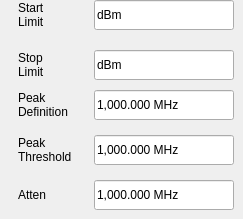
    <widget class="QWidget" name="page_2">
     <widget class="SA_LineEdit" name="LedAtten">
      <property name="geometry">
       <rect>
        <x>94</x>
        <y>180</y>
        <width>140</width>
        <height>30</height>
       </rect>
      </property>
      <property name="text">
       <string>1,000.000 MHz</string>
      </property>
      <property name="readOnly">
       <bool>true</bool>
      </property>
     </widget>
     <widget class="QLabel" name="label_13">
      <property name="geometry">
       <rect>
        <x>18</x>
        <y>135</y>
        <width>68</width>
        <height>30</height>
       </rect>
      </property>
      <property name="text">
       <string>Peak
Threshold</string>
      </property>
     </widget>
     <widget class="QLabel" name="label_10">
      <property name="geometry">
       <rect>
        <x>18</x>
        <y>90</y>
        <width>68</width>
        <height>30</height>
       </rect>
      </property>
      <property name="text">
       <string>Peak
Definition</string>
      </property>
     </widget>
     <widget class="SA_LineEdit" name="LedPeakDefinition">
      <property name="geometry">
       <rect>
        <x>94</x>
        <y>90</y>
        <width>140</width>
        <height>30</height>
       </rect>
      </property>
      <property name="text">
       <string>1,000.000 MHz</string>
      </property>
      <property name="readOnly">
       <bool>true</bool>
      </property>
     </widget>
     <widget class="SA_LineEdit" name="LedPeakThreshold">
      <property name="geometry">
       <rect>
        <x>94</x>
        <y>135</y>
        <width>140</width>
        <height>30</height>
       </rect>
      </property>
      <property name="text">
       <string>1,000.000 MHz</string>
      </property>
      <property name="readOnly">
       <bool>true</bool>
      </property>
     </widget>
     <widget class="QLabel" name="label_15">
      <property name="geometry">
       <rect>
        <x>18</x>
        <y>180</y>
        <width>68</width>
        <height>30</height>
       </rect>
      </property>
      <property name="text">
       <string>Atten</string>
      </property>
     </widget>
     <widget class="QLabel" name="label_5">
      <property name="geometry">
       <rect>
        <x>18</x>
        <y>0</y>
        <width>68</width>
        <height>30</height>
       </rect>
      </property>
      <property name="text">
       <string>Start
Limit</string>
      </property>
     </widget>
     <widget class="SA_LineEdit" name="LedStopLimit">
      <property name="geometry">
       <rect>
        <x>94</x>
        <y>50</y>
        <width>140</width>
        <height>30</height>
       </rect>
      </property>
      <property name="text">
       <string>dBm</string>
      </property>
      <property name="readOnly">
       <bool>true</bool>
      </property>
     </widget>
     <widget class="QLabel" name="label_12">
      <property name="geometry">
       <rect>
        <x>18</x>
        <y>50</y>
        <width>68</width>
        <height>30</height>
       </rect>
      </property>
      <property name="text">
       <string>Stop
Limit</string>
      </property>
     </widget>
     <widget class="SA_LineEdit" name="LedStartLimit">
      <property name="geometry">
       <rect>
        <x>94</x>
        <y>0</y>
        <width>140</width>
        <height>30</height>
       </rect>
      </property>
      <property name="text">
       <string>dBm</string>
      </property>
      <property name="readOnly">
       <bool>true</bool>
      </property>
     </widget>
    </widget>
